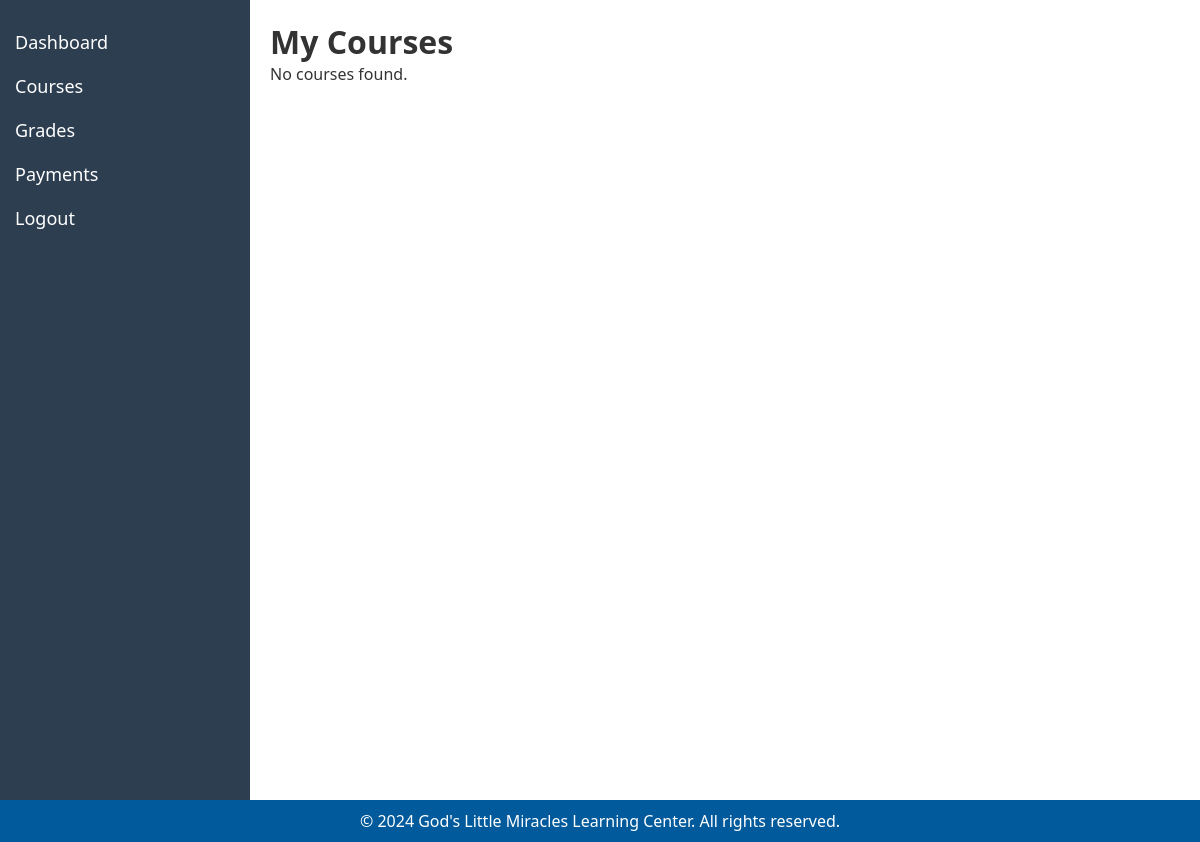
Before: /student/view_courses.php (signed in) with the older database file.
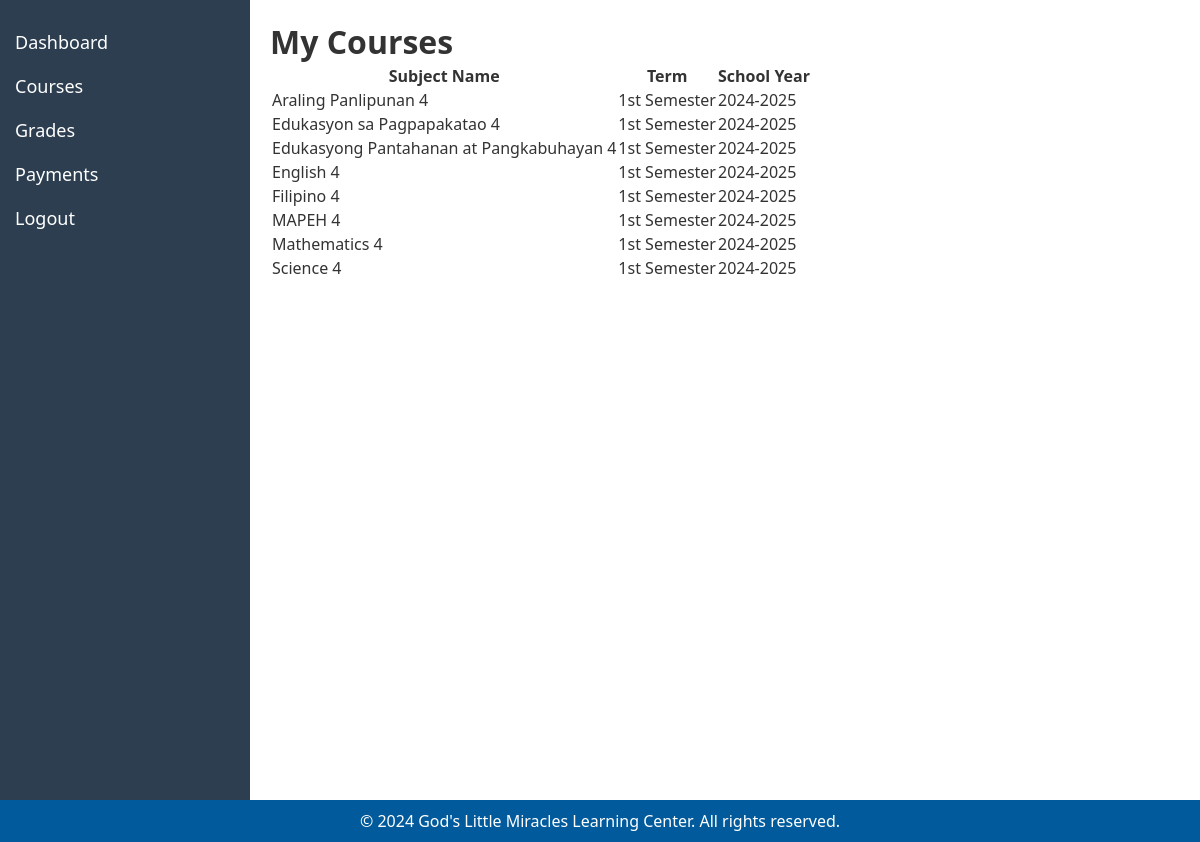
After: the same page with the newer database file.
### tables this page shows
CREATE TABLE `offerings` (
  `OfferingID` int(11) NOT NULL,
  `SubjectID` int(11) DEFAULT NULL,
  `Term` varchar(50) DEFAULT NULL,
  `SchoolYear` varchar(9) DEFAULT NULL,
  `ScheduleDetails` varchar(255) DEFAULT NULL
);

CREATE TABLE `subjects` (
  `SubjectID` int(11) NOT NULL,
  `SubjectName` varchar(100) DEFAULT NULL,
  `Description` text DEFAULT NULL,
  `SubjectSchoolLevel` varchar(255) DEFAULT NULL,
  `IsActive` tinyint(1) DEFAULT 1,
  `CreatedAt` timestamp NOT NULL DEFAULT current_timestamp(),
  `UpdatedAt` timestamp NOT NULL DEFAULT current_timestamp() ON UPDATE current_timestamp()
);

### student/view_courses.php (the view, shortened to what this page needs)
<?php
require_once '../includes/config.php';
$studentID = $_SESSION['student_id'];
$courses = [];
try {
    $sql = "SELECT s.SubjectName, o.Term, o.SchoolYear
            FROM subjects s
            JOIN offerings o ON s.SubjectID = o.SubjectID
            JOIN enrollment e ON e.OfferingID = o.OfferingID
            WHERE e.StudentID = :studentID
            ORDER BY o.SchoolYear, o.Term, s.SubjectName";
    $stmt = $pdo->prepare($sql);
    $stmt->bindParam(':studentID', $studentID);
    $stmt->execute();
    $courses = $stmt->fetchAll(PDO::FETCH_ASSOC);
} catch (PDOException $e) {
    die("ERROR: Could not connect. " . $e->getMessage());
}
include 'sidebar.php';
?>
<!DOCTYPE html>
<html lang="en">
<head>
    <link rel="stylesheet" href="../css/style.css">
</head>
<body>
<div class="main-content">
    <h1>My Courses</h1>
    <?php if (count($courses) > 0): ?>
        <table>
            <thead>
                <tr>
                    <th>Subject Name</th>
                    <th>Term</th>
                    <th>School Year</th>
                </tr>
            </thead>
            <tbody>
                <?php foreach ($courses as $course): ?>
                    <tr>
                        <td><?= htmlspecialchars($course['SubjectName']); ?></td>
                        <td><?= htmlspecialchars($course['Term']); ?></td>
                        <td><?= htmlspecialchars($course['SchoolYear']); ?></td>
                    </tr>
                <?php endforeach; ?>
            </tbody>
        </table>
    <?php else: ?>
        <p>No courses found.</p>
    <?php endif; ?>
</div>
<?php include '../includes/footer.php'; ?>
</body>
</html>

Changed rows visible on the page:
added offerings: SubjectID.SubjectName "Araling Panlipunan 4", Term "1st Semester", SchoolYear "2024-2025"
added offerings: SubjectID.SubjectName "Edukasyon sa Pagpapakatao 4", Term "1st Semester", SchoolYear "2024-2025"
added offerings: SubjectID.SubjectName "Edukasyong Pantahanan at Pangkabuhayan 4", Term "1st Semester", SchoolYear "2024-2025"
added offerings: SubjectID.SubjectName "English 4", Term "1st Semester", SchoolYear "2024-2025"
added offerings: SubjectID.SubjectName "Filipino 4", Term "1st Semester", SchoolYear "2024-2025"
added offerings: SubjectID.SubjectName "MAPEH 4", Term "1st Semester", SchoolYear "2024-2025"
added offerings: SubjectID.SubjectName "Mathematics 4", Term "1st Semester", SchoolYear "2024-2025"
added offerings: SubjectID.SubjectName "Science 4", Term "1st Semester", SchoolYear "2024-2025"
Other visible differences:
text no longer shown: "No courses found."
text now shown: "Subject Name Term School Year"
